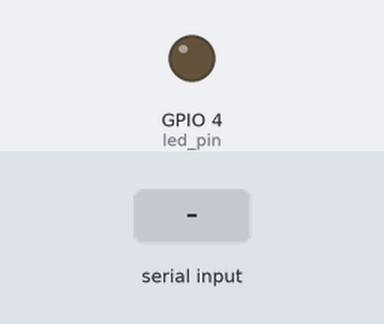
The program below on a simulated Raspberry Pi (BCM pin numbers). Shown: output pins drawn as LEDs (lit = HIGH). Inputs (shaded band) come from the test bench. What the program prints to the terminal is not drawn.

Above: at 1.2 s.
1.3 s: "N" typed at the terminal, then Enter
At 2.1 s:
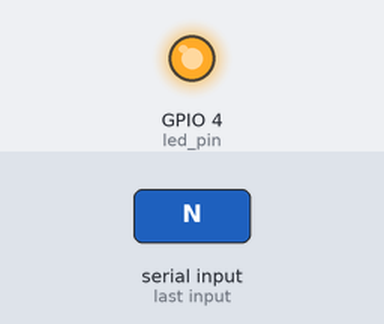
2.8 s: "F" typed at the terminal, then Enter
At 3.2 s:
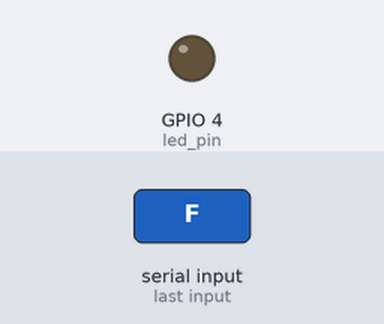
Timing chart, 0 to 5.8 s (numbered marks = the images above; inputs shaded):
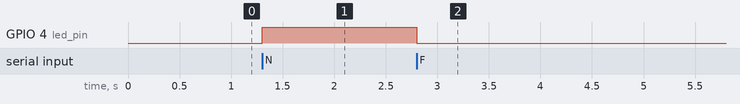

The program:

challenge111.py
```python
import RPi.GPIO as GPIO

# GPIO 핀 번호 설정
led_pin = 4  # 라즈베리 파이의 0번 핀을 사용

# GPIO 설정
GPIO.setmode(GPIO.BCM)
GPIO.setup(led_pin, GPIO.OUT)

try:
    while True:
        # 사용자로부터 입력 받기
        user_input = input("키를 입력하세요 (N: LED 켜기, F: LED 끄기, Q: 종료): ")

        # 입력에 따라 LED 켜고 끄기
        if user_input.upper() == 'N':
            GPIO.output(led_pin, GPIO.HIGH)  # LED 켜기
        elif user_input.upper() == 'F':
            GPIO.output(led_pin, GPIO.LOW)   # LED 끄기
        elif user_input.upper() == 'Q':
            break  # 프로그램 종료
        else:
            print("잘못된 입력입니다. 다시 시도하세요.")

except KeyboardInterrupt:
    pass
finally:
    # GPIO 리소스 정리
    GPIO.cleanup()
```

Measured:
- after the input at 1.3 s, GPIO 4 (led_pin): LOW → HIGH at once
- after the input at 2.8 s, GPIO 4 (led_pin): HIGH → LOW at once
